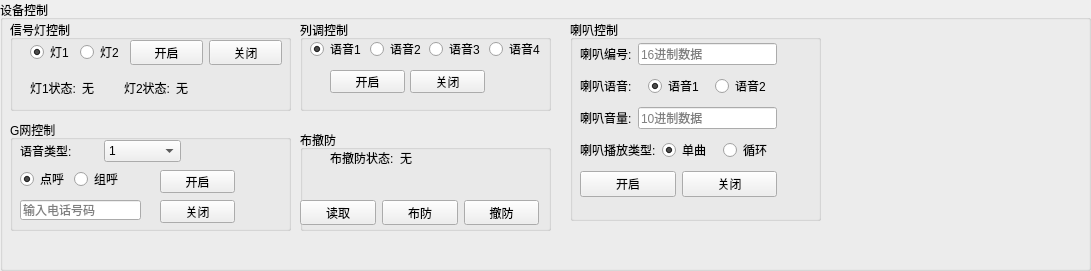
       <widget class="QGroupBox" name="groupBox_2">
        <property name="geometry">
         <rect>
          <x>0</x>
          <y>480</y>
          <width>1091</width>
          <height>271</height>
         </rect>
        </property>
        <property name="title">
         <string>设备控制</string>
        </property>
        <widget class="QGroupBox" name="groupBox_4">
         <property name="geometry">
          <rect>
           <x>10</x>
           <y>20</y>
           <width>281</width>
           <height>91</height>
          </rect>
         </property>
         <property name="title">
          <string>信号灯控制</string>
         </property>
         <widget class="QWidget" name="layoutWidget">
          <property name="geometry">
           <rect>
            <x>20</x>
            <y>20</y>
            <width>252</width>
            <height>25</height>
           </rect>
          </property>
          <layout class="QHBoxLayout" name="horizontalLayout_3">
           <item>
            <widget class="QRadioButton" name="ligh_1_radio">
             <property name="text">
              <string>灯1</string>
             </property>
             <property name="checked">
              <bool>true</bool>
             </property>
             <attribute name="buttonGroup">
              <string notr="true">buttonGroup_3</string>
             </attribute>
            </widget>
           </item>
           <item>
            <widget class="QRadioButton" name="light_2_radio">
             <property name="text">
              <string>灯2</string>
             </property>
             <attribute name="buttonGroup">
              <string notr="true">buttonGroup_3</string>
             </attribute>
            </widget>
           </item>
           <item>
            <widget class="QPushButton" name="open_light">
             <property name="text">
              <string>开启</string>
             </property>
            </widget>
           </item>
           <item>
            <widget class="QPushButton" name="close_light">
             <property name="text">
              <string>关闭</string>
             </property>
            </widget>
           </item>
          </layout>
         </widget>
         <widget class="QWidget" name="layoutWidget">
          <property name="geometry">
           <rect>
            <x>20</x>
            <y>60</y>
            <width>181</width>
            <height>16</height>
           </rect>
          </property>
          <layout class="QHBoxLayout" name="horizontalLayout_4">
           <item>
            <widget class="QLabel" name="label">
             <property name="text">
              <string>灯1状态:</string>
             </property>
            </widget>
           </item>
           <item>
            <widget class="QLabel" name="label_4">
             <property name="text">
              <string>无</string>
             </property>
            </widget>
           </item>
           <item>
            <widget class="QLabel" name="label_6">
             <property name="text">
              <string>灯2状态:</string>
             </property>
            </widget>
           </item>
           <item>
            <widget class="QLabel" name="label_5">
             <property name="text">
              <string>无</string>
             </property>
            </widget>
           </item>
          </layout>
         </widget>
        </widget>
        <widget class="QGroupBox" name="groupBox_6">
         <property name="geometry">
          <rect>
           <x>300</x>
           <y>20</y>
           <width>251</width>
           <height>91</height>
          </rect>
         </property>
         <property name="title">
          <string>列调控制</string>
         </property>
         <widget class="QPushButton" name="intercom_open">
          <property name="geometry">
           <rect>
            <x>30</x>
            <y>50</y>
            <width>75</width>
            <height>23</height>
           </rect>
          </property>
          <property name="text">
           <string>开启</string>
          </property>
         </widget>
         <widget class="QPushButton" name="intercom_close">
          <property name="geometry">
           <rect>
            <x>110</x>
            <y>50</y>
            <width>75</width>
            <height>23</height>
           </rect>
          </property>
          <property name="text">
           <string>关闭</string>
          </property>
         </widget>
         <widget class="QWidget" name="layoutWidget">
          <property name="geometry">
           <rect>
            <x>10</x>
            <y>20</y>
            <width>232</width>
            <height>18</height>
           </rect>
          </property>
          <layout class="QHBoxLayout" name="horizontalLayout_5">
           <item>
            <widget class="QRadioButton" name="intercom_voice_1">
             <property name="text">
              <string>语音1</string>
             </property>
             <property name="checked">
              <bool>true</bool>
             </property>
             <attribute name="buttonGroup">
              <string notr="true">buttonGroup_6</string>
             </attribute>
            </widget>
           </item>
           <item>
            <widget class="QRadioButton" name="intercom_voice_2">
             <property name="text">
              <string>语音2</string>
             </property>
             <attribute name="buttonGroup">
              <string notr="true">buttonGroup_6</string>
             </attribute>
            </widget>
           </item>
           <item>
            <widget class="QRadioButton" name="intercom_voice_3">
             <property name="text">
              <string>语音3</string>
             </property>
             <attribute name="buttonGroup">
              <string notr="true">buttonGroup_6</string>
             </attribute>
            </widget>
           </item>
           <item>
            <widget class="QRadioButton" name="intercom_voice_4">
             <property name="text">
              <string>语音4</string>
             </property>
             <attribute name="buttonGroup">
              <string notr="true">buttonGroup_6</string>
             </attribute>
            </widget>
           </item>
          </layout>
         </widget>
        </widget>
        <widget class="QGroupBox" name="groupBox_8">
         <property name="geometry">
          <rect>
           <x>10</x>
           <y>120</y>
           <width>281</width>
           <height>111</height>
          </rect>
         </property>
         <property name="title">
          <string>G网控制</string>
         </property>
         <widget class="QLineEdit" name="g_net_phone">
          <property name="geometry">
           <rect>
            <x>10</x>
            <y>80</y>
            <width>121</width>
            <height>20</height>
           </rect>
          </property>
          <property name="placeholderText">
           <string>输入电话号码</string>
          </property>
         </widget>
         <widget class="QPushButton" name="open_g_net">
          <property name="geometry">
           <rect>
            <x>150</x>
            <y>50</y>
            <width>75</width>
            <height>23</height>
           </rect>
          </property>
          <property name="text">
           <string>开启</string>
          </property>
         </widget>
         <widget class="QWidget" name="layoutWidget_3">
          <property name="geometry">
           <rect>
            <x>10</x>
            <y>50</y>
            <width>102</width>
            <height>18</height>
           </rect>
          </property>
          <layout class="QHBoxLayout" name="horizontalLayout_8">
           <item>
            <widget class="QRadioButton" name="signal_send">
             <property name="text">
              <string>点呼</string>
             </property>
             <property name="checked">
              <bool>true</bool>
             </property>
             <attribute name="buttonGroup">
              <string notr="true">buttonGroup_5</string>
             </attribute>
            </widget>
           </item>
           <item>
            <widget class="QRadioButton" name="group_send">
             <property name="text">
              <string>组呼</string>
             </property>
             <attribute name="buttonGroup">
              <string notr="true">buttonGroup_5</string>
             </attribute>
            </widget>
           </item>
          </layout>
         </widget>
         <widget class="QPushButton" name="close_g_net">
          <property name="geometry">
           <rect>
            <x>150</x>
            <y>80</y>
            <width>75</width>
            <height>23</height>
           </rect>
          </property>
          <property name="text">
           <string>关闭</string>
          </property>
         </widget>
         <widget class="QWidget" name="layoutWidget">
          <property name="geometry">
           <rect>
            <x>10</x>
            <y>20</y>
            <width>161</width>
            <height>22</height>
           </rect>
          </property>
          <layout class="QHBoxLayout" name="horizontalLayout_6">
           <item>
            <widget class="QLabel" name="label_41">
             <property name="text">
              <string>语音类型:</string>
             </property>
            </widget>
           </item>
           <item>
            <widget class="QComboBox" name="g_voice_type">
             <item>
              <property name="text">
               <string>1</string>
              </property>
             </item>
             <item>
              <property name="text">
               <string>2</string>
              </property>
             </item>
             <item>
              <property name="text">
               <string>3</string>
              </property>
             </item>
             <item>
              <property name="text">
               <string>4</string>
              </property>
             </item>
             <item>
              <property name="text">
               <string>5</string>
              </property>
             </item>
            </widget>
           </item>
          </layout>
         </widget>
        </widget>
        <widget class="QGroupBox" name="groupBox_10">
         <property name="geometry">
          <rect>
           <x>300</x>
           <y>130</y>
           <width>251</width>
           <height>101</height>
          </rect>
         </property>
         <property name="title">
          <string>布撤防</string>
         </property>
         <widget class="QWidget" name="layoutWidget">
          <property name="geometry">
           <rect>
            <x>30</x>
            <y>20</y>
            <width>111</width>
            <height>16</height>
           </rect>
          </property>
          <layout class="QHBoxLayout" name="horizontalLayout_11">
           <item>
            <widget class="QLabel" name="door_state_edit_4">
             <property name="text">
              <string>布撤防状态:</string>
             </property>
            </widget>
           </item>
           <item>
            <widget class="QLabel" name="defence_edit">
             <property name="text">
              <string>无</string>
             </property>
            </widget>
           </item>
          </layout>
         </widget>
         <widget class="QWidget" name="layoutWidget">
          <property name="geometry">
           <rect>
            <x>0</x>
            <y>70</y>
            <width>239</width>
            <height>25</height>
           </rect>
          </property>
          <layout class="QHBoxLayout" name="horizontalLayout_23">
           <item>
            <widget class="QPushButton" name="get_defence_state">
             <property name="text">
              <string>读取</string>
             </property>
            </widget>
           </item>
           <item>
            <widget class="QPushButton" name="undefence_control">
             <property name="text">
              <string>布防</string>
             </property>
            </widget>
           </item>
           <item>
            <widget class="QPushButton" name="defence_control">
             <property name="text">
              <string>撤防</string>
             </property>
            </widget>
           </item>
          </layout>
         </widget>
        </widget>
        <widget class="QGroupBox" name="groupBox_14">
         <property name="geometry">
          <rect>
           <x>570</x>
           <y>20</y>
           <width>251</width>
           <height>201</height>
          </rect>
         </property>
         <property name="title">
          <string>喇叭控制</string>
         </property>
         <widget class="QWidget" name="layoutWidget">
          <property name="geometry">
           <rect>
            <x>10</x>
            <y>20</y>
            <width>197</width>
            <height>161</height>
           </rect>
          </property>
          <layout class="QVBoxLayout" name="verticalLayout_3">
           <item>
            <layout class="QHBoxLayout" name="horizontalLayout_18" stretch="0,0">
             <item>
              <widget class="QLabel" name="label_36">
               <property name="text">
                <string>喇叭编号:</string>
               </property>
              </widget>
             </item>
             <item>
              <widget class="QLineEdit" name="speaker_id_set">
               <property name="placeholderText">
                <string>16进制数据</string>
               </property>
              </widget>
             </item>
            </layout>
           </item>
           <item>
            <layout class="QHBoxLayout" name="horizontalLayout_15">
             <item>
              <widget class="QLabel" name="label_37">
               <property name="text">
                <string>喇叭语音:</string>
               </property>
              </widget>
             </item>
             <item>
              <widget class="QRadioButton" name="speaker_type_1">
               <property name="text">
                <string>语音1</string>
               </property>
               <property name="checked">
                <bool>true</bool>
               </property>
               <attribute name="buttonGroup">
                <string notr="true">buttonGroup_2</string>
               </attribute>
              </widget>
             </item>
             <item>
              <widget class="QRadioButton" name="speaker_type2">
               <property name="text">
                <string>语音2</string>
               </property>
               <attribute name="buttonGroup">
                <string notr="true">buttonGroup_2</string>
               </attribute>
              </widget>
             </item>
            </layout>
           </item>
           <item>
            <layout class="QHBoxLayout" name="horizontalLayout_17">
             <item>
              <widget class="QLabel" name="label_38">
               <property name="text">
                <string>喇叭音量:</string>
               </property>
              </widget>
             </item>
             <item>
              <widget class="QLineEdit" name="speaker_volume">
               <property name="text">
                <string/>
               </property>
               <property name="placeholderText">
                <string>10进制数据</string>
               </property>
              </widget>
             </item>
            </layout>
           </item>
           <item>
            <layout class="QHBoxLayout" name="horizontalLayout_16">
             <item>
              <widget class="QLabel" name="label_39">
               <property name="text">
                <string>喇叭播放类型:</string>
               </property>
              </widget>
             </item>
             <item>
              <widget class="QRadioButton" name="signal_play">
               <property name="text">
                <string>单曲</string>
               </property>
               <property name="checked">
                <bool>true</bool>
               </property>
               <attribute name="buttonGroup">
                <string notr="true">buttonGroup_7</string>
               </attribute>
              </widget>
             </item>
             <item>
              <widget class="QRadioButton" name="loop_play">
               <property name="text">
                <string>循环</string>
               </property>
               <attribute name="buttonGroup">
                <string notr="true">buttonGroup_7</string>
               </attribute>
              </widget>
             </item>
            </layout>
           </item>
           <item>
            <layout class="QHBoxLayout" name="horizontalLayout_19">
             <item>
              <widget class="QPushButton" name="open_speaker">
               <property name="text">
                <string>开启</string>
               </property>
              </widget>
             </item>
             <item>
              <widget class="QPushButton" name="close_speaker">
               <property name="text">
                <string>关闭</string>
               </property>
              </widget>
             </item>
            </layout>
           </item>
          </layout>
         </widget>
        </widget>
       </widget>
